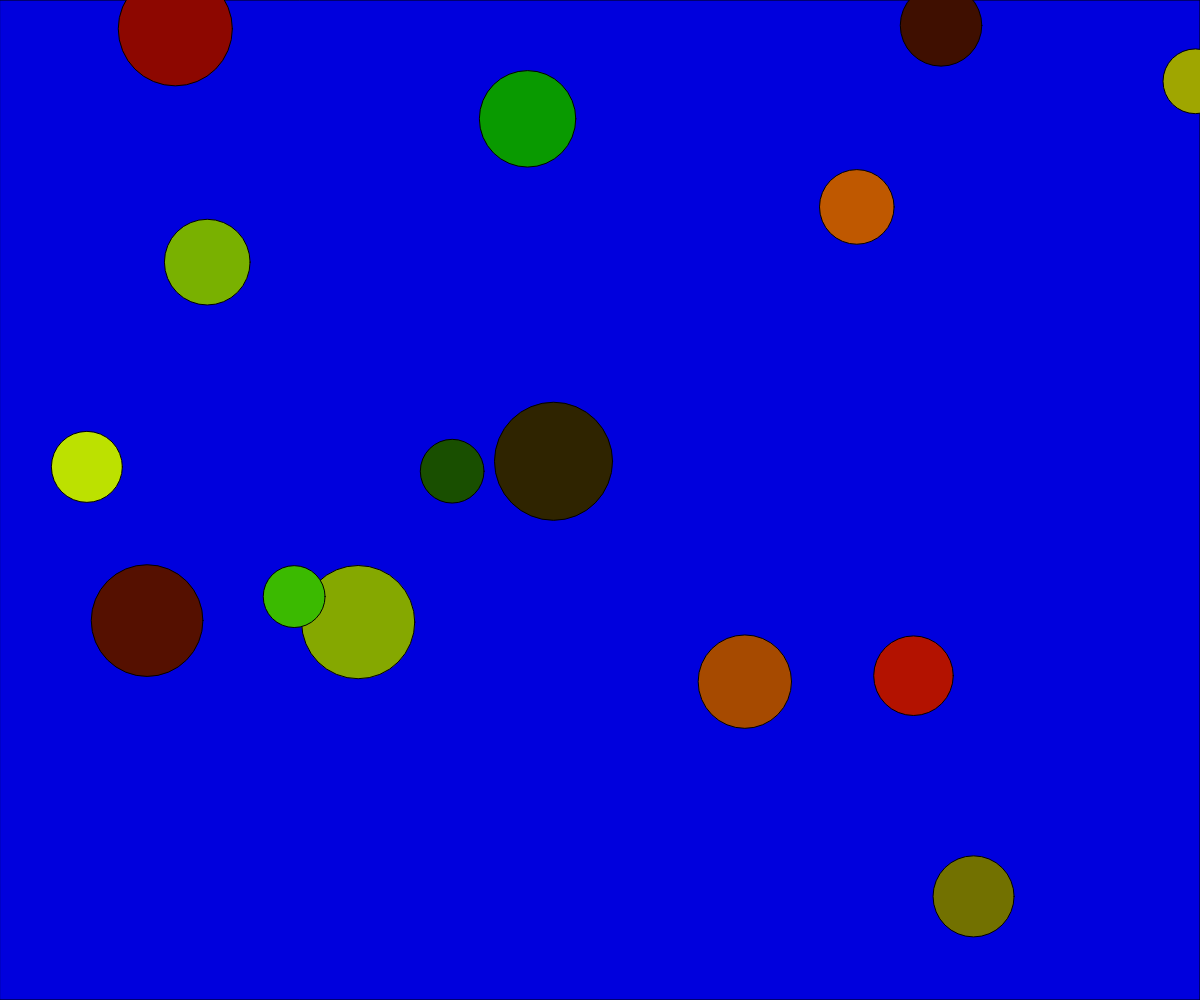
Frame 1 (no input)
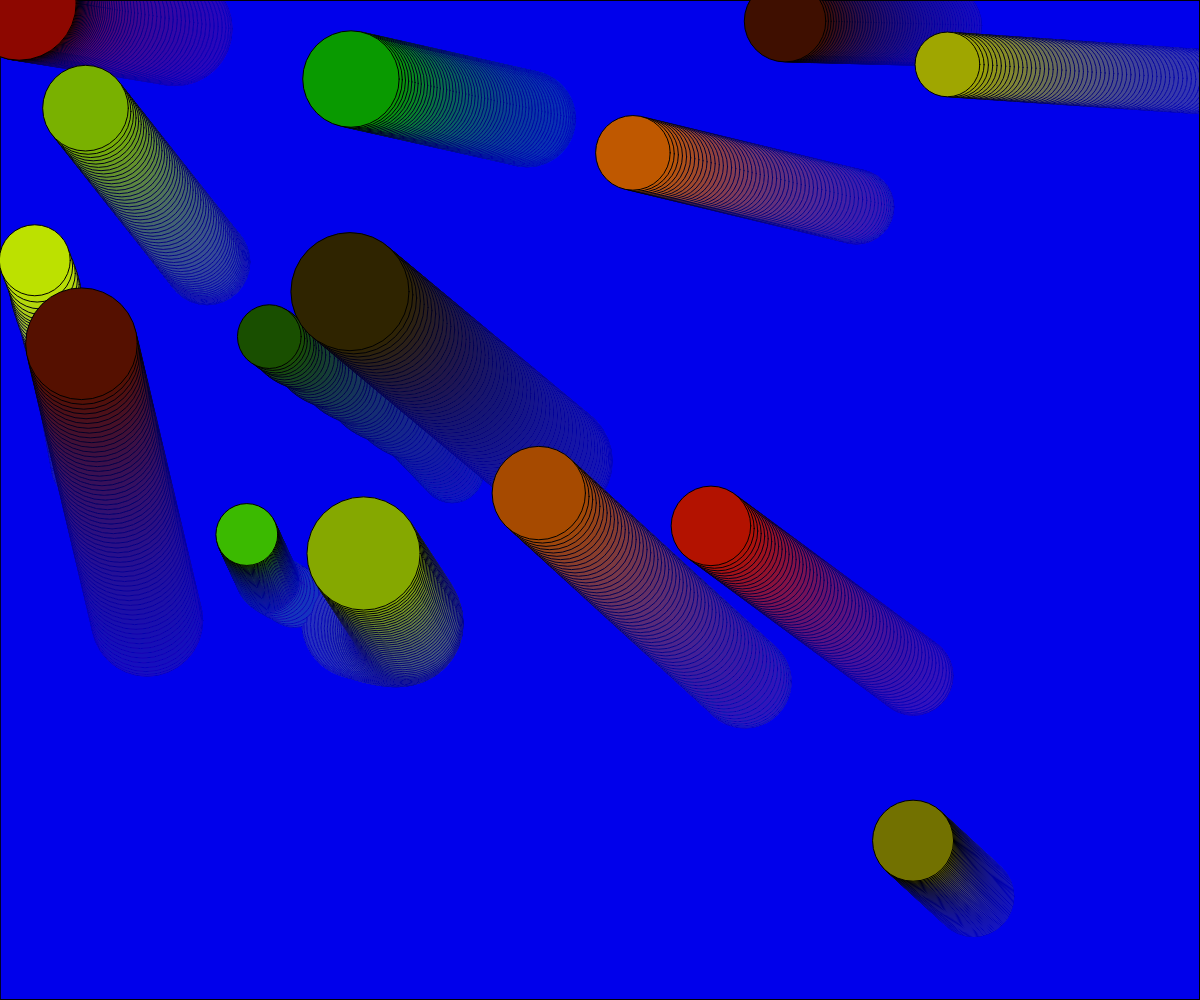
Frame 60 (no input)
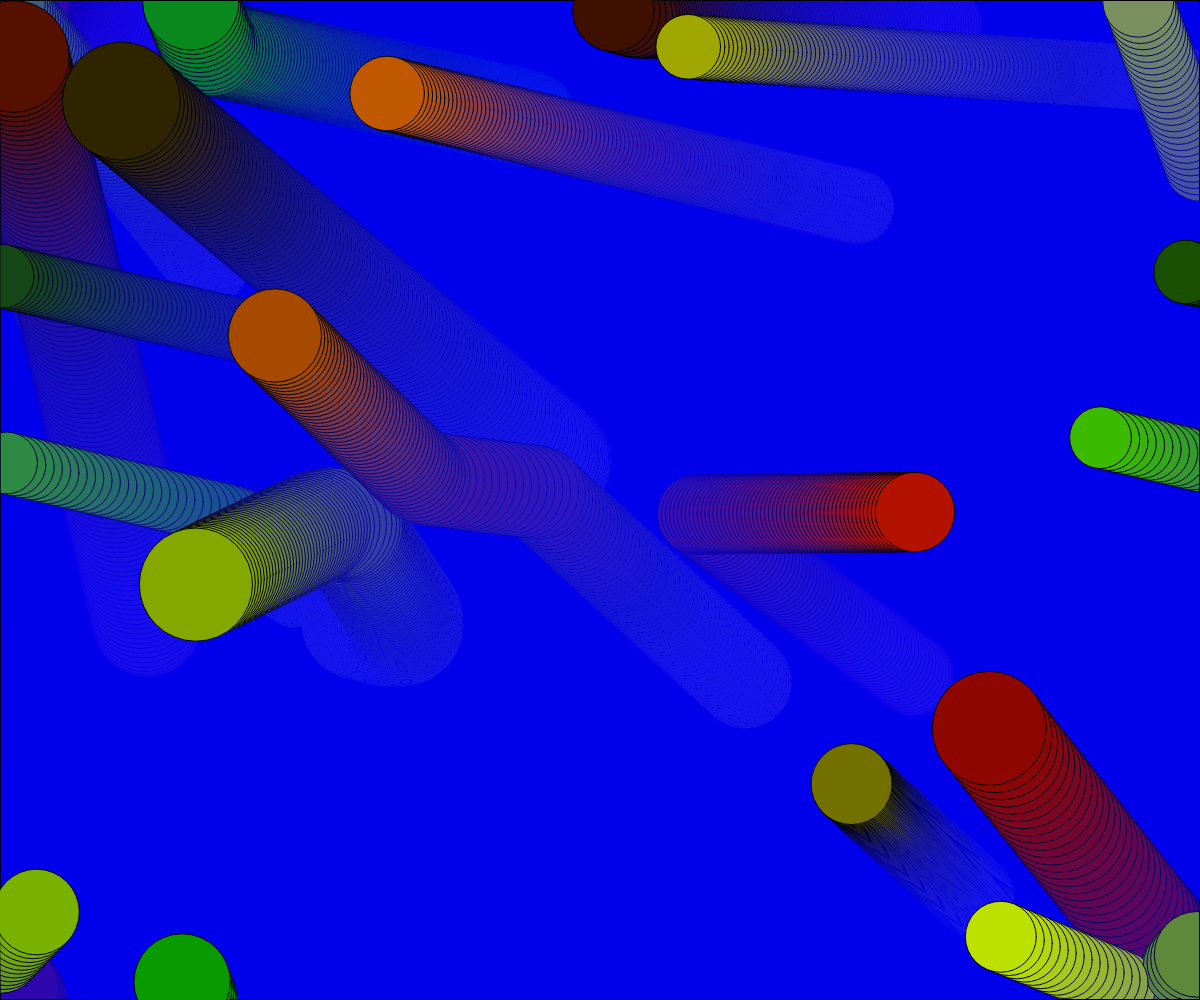
Frame 120 (the mouse pressed at the canvas centre since frame 60)

The p5.js sketch that drew these frames (run headless with seeded random() and noise() and a simulated clock; from frame 60 on, the mouse is pressed at the canvas centre):

// p5.js sketch
// ── sketch.js
let gregs = [];

function setup() {
  
  createCanvas(windowWidth, windowHeight);
  background(0,0,220);
  //greg = new Vehicle(width/2,height/2,color(255,255,0));
  
  for (let i =0;i<15;i++){
    gregs[i] = new Vehicle(random(width),random(height),color(random(255),random(255),0));
    
    
  }
}

function draw() {
  fill(0,0,220,6);
  rect(0,0,width,height);
  
  for (let i = 0; i <gregs.length;i++){
  //let mousepos = createVector(mouseX,mouseY);
  gregs[i].behaviors();
  //gregs[i].applyForce(seek);
  gregs[i].update();
  gregs[i].edges();
  gregs[i].show();
  }
  //noLoop();
}
// ── vehicle.js
//  apply force is in behaviors so you can add mutiple steering forces
// the steering force fore each is returned from fuction
// this is a better don't touch function
class Vehicle {

  constructor(x, y, c) {

    this.pos = createVector(x, y);

    this.vel = createVector(0, 0); // a simple vector
    this.acc = createVector(0, 0);
    //this.mass = mass;
    //this.r = sqrt(mass)*10;
    this.c = c
    this.maxspeed = random(1, 5); // the mag of vec to desired target
    this.maxforce = random(0.1, 1); // the limmit to steering force
    this.size = random(width / 20, width / 10); // size mapped to screensize



  }
  // methods


  behaviors() {
    let fleeSteer;
    let arrSteer;
    let dtouch;
    let target = createVector(mouseX, mouseY);
    if (mouseIsPressed) {
      let avoid = createVector(mouseX, mouseY);
      fleeSteer = this.flee(avoid);
      dtouch = this.dontTouch(); // if you take this out they fly around when fleeing


    } else {
      arrSteer = this.arrive(target);
      dtouch = this.dontTouch();
    }
    this.applyForce(dtouch);
    this.applyForce(fleeSteer);
    this.applyForce(arrSteer);

  }


  dontTouch() {
    let steerAvg = createVector();
    let total =0;
    for (let i = 0; i < gregs.length; i++) {

      let desired = p5.Vector.sub(gregs[i].pos,this.pos);
      // only flee when they are 100 pixels near
       desired.mult(-1);
      let d = desired.mag()
      if (gregs[i] != this && d < (this.size+gregs[i].size)/2) {
        //if(d < 10){
        steerAvg.add(desired);
        total++


      }

    }
    if (total > 0){
    //steerAvg.div(total);
    steerAvg.sub(this.vel);
    //steerAvg.limit(this.maxforce+3);
      
    steerAvg.limit(this.maxforce+1);
    return steerAvg // returning to call from behaviors

    }
    

  }

  seek(target) {
    // mouse vector is now set in behaviors createVector(mouseX,mouseY); and sent in as target

    //steering force = desired velocity - current velocity
    // we get desired by .sub(target,location);
    let desired = p5.Vector.sub(target, this.pos);
    desired.set(this.maxspeed); // setting the vector to desired at maxim speed
    let steer = p5.Vector.sub(desired, this.vel);
    steer.limit(this.maxforce);
    return steer; // to be sent to apply force from behaviors

  }

  arrive(target) {
    // mouse vector is set in the sketch let mousepos = createVector(mouseX,mouseY); and sent in as target

    //steering force = desired velocity - current velocity
    // we get desired by .sub(target,location);
    let desired = p5.Vector.sub(target, this.pos);
    let d = desired.mag()
    if (d < 100) { // slowing down in a radius of 100 pixels
      let m = map(d, 0, 100, 0, this.maxspeed)
      desired.setMag(m);
    } else {
      desired.setMag(this.maxspeed); // setting the vector to desired at maxim speed
    }
    let steer = p5.Vector.sub(desired, this.vel);
    steer.limit(this.maxforce);
    return steer; // returing to call from behaviors
  }

  flee(target) {
    // mouse pressed vector is set in the sketch let mousepos = createVector(mouseX,mouseY); and sent in as target

    //steering force = desired velocity - current velocity
    // we get desired by .sub(target,location);
    let desired = p5.Vector.sub(target, this.pos);
    // only flee when they are 100 pixels near
    let d = desired.mag();
    if (d < 100) {
      desired.setMag(this.maxspeed + 3); // setting the vector to desired at maxim speed
      desired.mult(-1); // this reverses the vector away from so its really repulsed
      let steer = p5.Vector.sub(desired, this.vel);
      steer.limit(this.maxforce + 3);
      return steer // returning to call from behaviors
    }
  }

  applyForce(force) {

    this.acc.add(force);

  }

  update() {

    this.vel.add(this.acc);
    // use limit to make sure velocity does not grow out
    //this.vel.limit(this.speed);
    this.pos.add(this.vel);
    this.acc.set(0, 0);



  }

  edges() {
    if (this.pos.y > height) {
      this.pos.y = 0;
      //this.vel.y *= -1;

    }

    if (this.pos.y < 0) {
      this.pos.y = height;
      //this.vel.y *= -1;

    }
    if (this.pos.x > width) {
      this.pos.x = 0;
      //this.vel.x *= -1;
    }
    if (this.pos.x < 0) {
      this.pos.x = width;
      //this.vel.x *= -1;
    }




  }

  show() {
    //noStroke();
    fill(this.c);
    ellipse(this.pos.x, this.pos.y, this.size, this.size);


  }

  /* show() {
    push();
    stroke(this.c);

    translate(this.pos.x, this.pos.y); // makes the head
    rotate(this.vel.heading() + radians(90)); // follow target
    //body
    fill(this.c);
    rect(0, 0, 20, 40);
    //head
    stroke(this.c);
    fill(this.c);
    // eyes
    ellipse(0, -20, 40, 20);
    fill(255, 0, 0);
    ellipse(-10, -30, 10, 10);
    ellipse(10, -30, 10, 10);
    fill(0);
    ellipse(-10, -33, 5, 5);
    ellipse(10, -33, 5, 5);
    pop();
    // print(this.vel.heading()); 

  }
*/

}
